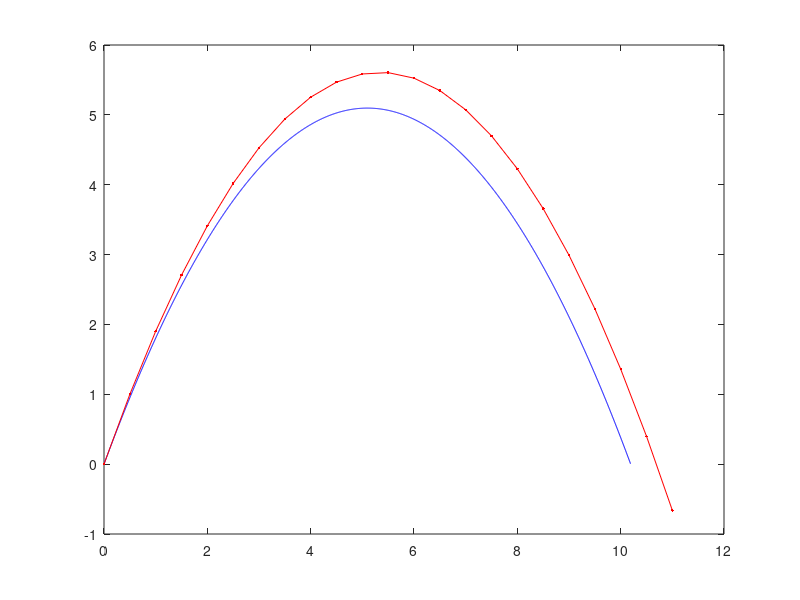

Write the MATLAB code that produced this figure.
%%% Demonstrate numerical integration %%%

clear all; %close all

% ============= %
% --- TRUTH --- %
% ============= %

% An initial condition:
X0      = [0; 0];       % [m]
X0_dot  = [5; 10];      % [m/s]
X0_ddot = [0; -9.81];   % [m/s^2]

% Time bounds
t0      = 0;            % [s]
tf      = 2*10/9.81;    % [s]

% Fine time vector for truth
t = [t0 : 0.001 : tf];

% The analytic truth
X(1,:) = X0(1) + X0_dot(1)*t+ (1/2)*X0_ddot(1)*t.^2;
X(2,:) = X0(2) + X0_dot(2)*t+ (1/2)*X0_ddot(2)*t.^2;

% Plot the truth
plot(X(1,:),X(2,:),'-b')
hold on

% =========================== %
% --- EULER APPROXIMATION --- %
% =========================== %
clear X
X_ddot = X0_ddot;

% Define a time step
dt = 0.1;                   % }--- THE CHANGE IN INDEPENDENT VARIABLE           % }..................
                                                                                % }
% Integrate                                                                     % }
t = t0;                     % }--- THE INITIAL TIME                             % }
X(:,1) = X0;                % }--- THE INITIAL STATE (X and X_DOT)              % }
X_dot(:,1) = X0_dot;        % }-/                                               % }
i = 2;                                                                          % }
last = 0;                                                                       % }
while true                                                                      % }--- These are common to EVERY numerical integrator
    X(:,i) = X(:,i-1) + X_dot(:,i-1)*dt;        % }--- THE SYSTEM DYNAMICS      % }
    X_dot(:,i) = X_dot(:,i-1) + X_ddot*dt;      % }-/                           % }
                                                                                % }
    if last==1                                                                  % }
        break                                                                   % }
    end                                                                         % }
                                                                                % }
    t = t + dt;                                                                 % }
    if t > tf                                   % }--- THE STOPPING CONDITION   % }..................
        t = tf;
        last = 1;
    end
    i = i+1;
end
    
plot(X(1,:),X(2,:),'.-r')   
